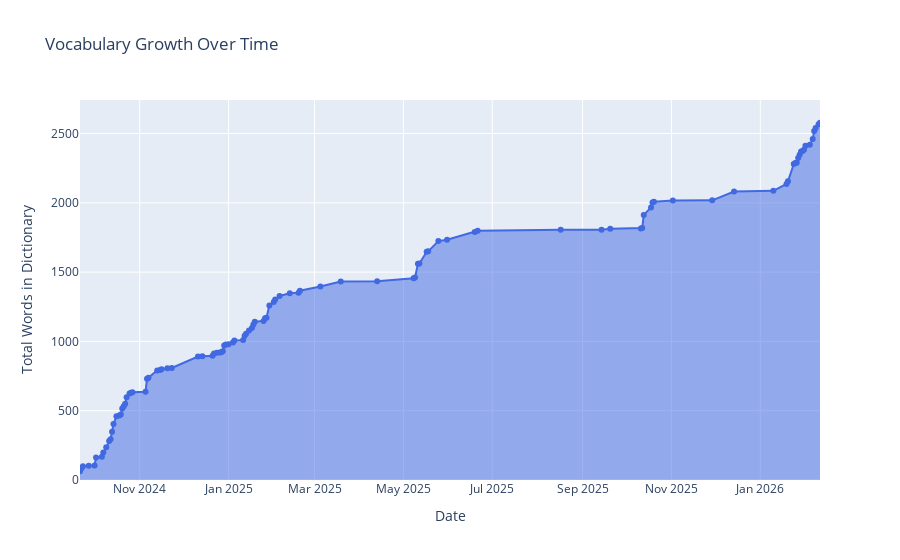

Notebook source saved alongside this figure:
### Code cell
# 7) Words Added Over Time (cumulative)
df['Added Date'] = pd.to_datetime(df['Added Date'], format='mixed', errors='coerce')
words_over_time = df.groupby(df['Added Date'].dt.date)['Word'].count().reset_index()
words_over_time.columns = ['Date', 'Words Added']
words_over_time['Cumulative'] = words_over_time['Words Added'].cumsum()

fig7 = go.Figure()
fig7.add_trace(go.Scatter(
    x=words_over_time['Date'],
    y=words_over_time['Cumulative'],
    mode='lines+markers',
    name='Total Words',
    fill='tozeroy',
    line=dict(color='royalblue')
))
fig7.update_layout(
    title='Vocabulary Growth Over Time',
    xaxis_title='Date',
    yaxis_title='Total Words in Dictionary'
)
fig7.show()

### Figure 1 — Plotly figure (JSON) as saved in the notebook; plotly's stock layout.template omitted (floating-point values rounded to 4 significant figures)
{"data": [{"fill": "tozeroy", "line": {"color": "royalblue"}, "mode": "lines+markers", "name": "Total Words", "type": "scatter", "x": ["2024-09-21", "2024-09-22", "2024-09-23", "2024-09-27", "2024-10-01", "2024-10-02", "2024-10-06", "2024-10-07", "2024-10-09", "2024-10-11", "2024-10-12", "2024-10-13", "2024-10-14", "2024-10-16", "2024-10-18", "2024-10-19", "2024-10-20", "2024-10-21", "2024-10-22", "2024-10-23", "2024-10-25", "2024-10-26", "2024-10-27", "2024-11-05", "2024-11-06", "2024-11-07", "2024-11-13", "2024-11-15", "2024-11-16", "2024-11-20", "2024-11-23", "2024-12-11", "2024-12-14", "2024-12-21", "2024-12-22", "2024-12-24", "2024-12-26", "2024-12-27", "2024-12-28", "2024-12-29", "2024-12-30", "2025-01-01", "2025-01-04", "2025-01-05", "2025-01-11", "2025-01-12", "2025-01-13", "2025-01-15", "2025-01-17", "2025-01-18", "2025-01-19", "2025-01-25", "2025-01-26", "2025-01-27", "2025-01-29", "2025-02-01", "2025-02-02", "2025-02-05", "2025-02-12", "2025-02-18", "2025-02-19", "2025-03-05", "2025-03-19", "2025-04-13", "2025-05-08", "2025-05-09", "2025-05-11", "2025-05-12", "2025-05-17", "2025-05-18", "2025-05-25", "2025-05-31", "2025-06-19", "2025-06-21", "2025-08-17", "2025-09-14", "2025-09-20", "2025-10-11", "2025-10-12", "2025-10-13", "2025-10-18", "2025-10-19", "2025-10-20", "2025-11-02", "2025-11-29", "2025-12-14", "2026-01-10", "2026-01-19", "2026-01-20", "2026-01-24", "2026-01-25", "2026-01-26", "2026-01-27", "2026-01-28", "2026-01-29", "2026-01-30", "2026-01-31", "2026-02-01", "2026-02-04", "2026-02-06", "2026-02-07", "2026-02-08", "2026-02-10", "2026-02-11"], "y": [63, 85, 100, 102, 104, 163, 167, 198, 237, 281, 294, 348, 404, 460, 465, 472, 516, 533, 551, 598, 624, 630, 633, 636, 730, 738, 791, 793, 800, 806, 808, 891, 893, 896, 912, 918, 920, 922, 929, 970, 977, 980, 993, 1006, 1011, 1041, 1056, 1078, 1097, 1123, 1142, 1148, 1168, 1171, 1260, 1284, 1302, 1328, 1347, 1352, 1366, 1397, 1433, 1435, 1455, 1462, 1560, 1563, 1647, 1650, 1724, 1734, 1789, 1799, 1805, 1806, 1813, 1814, 1819, 1913, 1966, 2003, 2008, 2017, 2018, 2081, 2087, 2136, 2155, 2281, 2288, 2289, 2323, 2347, 2371, 2375, 2383, 2412, 2420, 2460, 2518, 2541, 2567, 2578]}], "layout": {"title": {"text": "Vocabulary Growth Over Time"}, "xaxis": {"title": {"text": "Date"}}, "yaxis": {"title": {"text": "Total Words in Dictionary"}}}}
